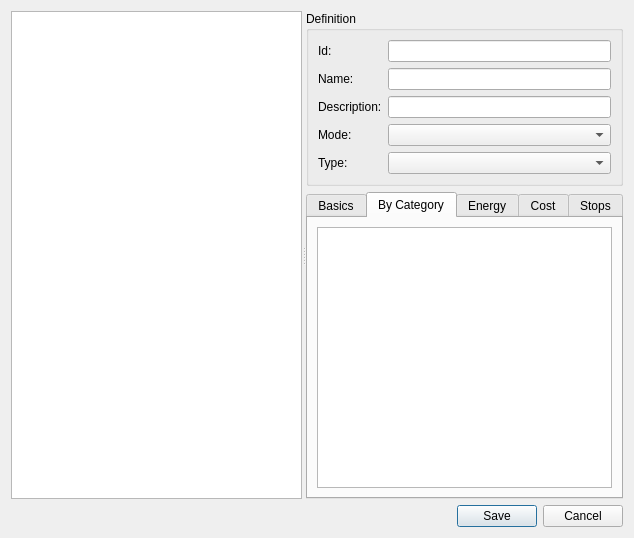
<?xml version="1.0" encoding="UTF-8"?>
<ui version="4.0">
 <class>Dialog</class>
 <widget class="QDialog" name="Dialog">
  <property name="geometry">
   <rect>
    <x>0</x>
    <y>0</y>
    <width>634</width>
    <height>496</height>
   </rect>
  </property>
  <property name="windowTitle">
   <string>Add new operator</string>
  </property>
  <layout class="QVBoxLayout" name="verticalLayout_2">
   <item>
    <widget class="QSplitter" name="splitter">
     <property name="orientation">
      <enum>Qt::Horizontal</enum>
     </property>
     <widget class="QTreeView" name="scenarios_tree"/>
     <widget class="QWidget" name="layoutWidget">
      <layout class="QVBoxLayout" name="verticalLayout">
       <item>
        <widget class="QGroupBox" name="groupBox_2">
         <property name="title">
          <string>Definition</string>
         </property>
         <layout class="QHBoxLayout" name="horizontalLayout_3">
          <item>
           <layout class="QFormLayout" name="formLayout_7">
            <item row="0" column="0">
             <widget class="QLabel" name="label">
              <property name="text">
               <string>Id:</string>
              </property>
             </widget>
            </item>
            <item row="0" column="1">
             <widget class="QLineEdit" name="id"/>
            </item>
            <item row="1" column="0">
             <widget class="QLabel" name="label_2">
              <property name="text">
               <string>Name:</string>
              </property>
             </widget>
            </item>
            <item row="1" column="1">
             <widget class="QLineEdit" name="name"/>
            </item>
            <item row="2" column="0">
             <widget class="QLabel" name="label_3">
              <property name="text">
               <string>Description:</string>
              </property>
             </widget>
            </item>
            <item row="2" column="1">
             <widget class="QLineEdit" name="description"/>
            </item>
            <item row="3" column="0">
             <widget class="QLabel" name="label_8">
              <property name="text">
               <string>Mode:</string>
              </property>
             </widget>
            </item>
            <item row="3" column="1">
             <widget class="QComboBox" name="cb_mode"/>
            </item>
            <item row="4" column="0">
             <widget class="QLabel" name="label_9">
              <property name="text">
               <string>Type:</string>
              </property>
             </widget>
            </item>
            <item row="4" column="1">
             <widget class="QComboBox" name="cb_type"/>
            </item>
           </layout>
          </item>
         </layout>
        </widget>
       </item>
       <item>
        <widget class="QTabWidget" name="stops">
         <property name="currentIndex">
          <number>1</number>
         </property>
         <widget class="QWidget" name="tab">
          <attribute name="title">
           <string>Basics</string>
          </attribute>
          <layout class="QVBoxLayout" name="verticalLayout_7">
           <item>
            <widget class="QGroupBox" name="groupBox">
             <property name="title">
              <string>Data</string>
             </property>
             <layout class="QVBoxLayout" name="verticalLayout_3">
              <item>
               <layout class="QFormLayout" name="formLayout_3">
                <item row="0" column="1">
                 <widget class="QLineEdit" name="basics_modal_constant"/>
                </item>
                <item row="1" column="1">
                 <widget class="QLineEdit" name="basics_path_asc"/>
                </item>
                <item row="1" column="0">
                 <widget class="QLabel" name="label_4">
                  <property name="text">
                   <string>Path ASC:</string>
                  </property>
                 </widget>
                </item>
                <item row="0" column="0">
                 <widget class="QLabel" name="label_5">
                  <property name="text">
                   <string>Modal Constant</string>
                  </property>
                 </widget>
                </item>
                <item row="2" column="1">
                 <widget class="QLineEdit" name="basics_occupency"/>
                </item>
                <item row="2" column="0">
                 <widget class="QLabel" name="label_6">
                  <property name="text">
                   <string>Occupency:</string>
                  </property>
                 </widget>
                </item>
                <item row="3" column="1">
                 <widget class="QLineEdit" name="basics_time_factor"/>
                </item>
                <item row="3" column="0">
                 <widget class="QLabel" name="label_7">
                  <property name="text">
                   <string>Time Factor:</string>
                  </property>
                 </widget>
                </item>
                <item row="4" column="0">
                 <widget class="QLabel" name="label_10">
                  <property name="text">
                   <string>Fixed Waiting Time</string>
                  </property>
                 </widget>
                </item>
                <item row="5" column="0">
                 <widget class="QLabel" name="label_11">
                  <property name="text">
                   <string>Boarding tariff</string>
                  </property>
                 </widget>
                </item>
                <item row="6" column="0">
                 <widget class="QLabel" name="label_15">
                  <property name="text">
                   <string>Distance tariff</string>
                  </property>
                 </widget>
                </item>
                <item row="7" column="0">
                 <widget class="QLabel" name="label_16">
                  <property name="text">
                   <string>Time Tariff</string>
                  </property>
                 </widget>
                </item>
                <item row="4" column="1">
                 <widget class="QLineEdit" name="basics_fixed_wating_factor"/>
                </item>
                <item row="5" column="1">
                 <widget class="QLineEdit" name="basics_boarding_tariff"/>
                </item>
                <item row="6" column="1">
                 <widget class="QLineEdit" name="basics_distance_tariff"/>
                </item>
                <item row="7" column="1">
                 <widget class="QLineEdit" name="basics_time_tariff"/>
                </item>
               </layout>
              </item>
             </layout>
            </widget>
           </item>
          </layout>
         </widget>
         <widget class="QWidget" name="tab_2">
          <attribute name="title">
           <string>By Category</string>
          </attribute>
          <layout class="QVBoxLayout" name="verticalLayout_6">
           <item>
            <widget class="QTableWidget" name="by_category_table"/>
           </item>
          </layout>
         </widget>
         <widget class="QWidget" name="tab_3">
          <attribute name="title">
           <string>Energy</string>
          </attribute>
          <layout class="QHBoxLayout" name="horizontalLayout">
           <item>
            <layout class="QFormLayout" name="formLayout">
             <item row="0" column="0">
              <widget class="QLabel" name="label_12">
               <property name="text">
                <string>Energy Min:</string>
               </property>
              </widget>
             </item>
             <item row="1" column="0">
              <widget class="QLabel" name="label_13">
               <property name="text">
                <string>Energy Max:</string>
               </property>
              </widget>
             </item>
             <item row="2" column="0">
              <widget class="QLabel" name="label_14">
               <property name="text">
                <string>Energy Slope:</string>
               </property>
              </widget>
             </item>
             <item row="3" column="0">
              <widget class="QLabel" name="label_17">
               <property name="text">
                <string>Energy Cost:</string>
               </property>
              </widget>
             </item>
             <item row="0" column="1">
              <widget class="QLineEdit" name="energy_min"/>
             </item>
             <item row="1" column="1">
              <widget class="QLineEdit" name="energy_max"/>
             </item>
             <item row="2" column="1">
              <widget class="QLineEdit" name="energy_slope"/>
             </item>
             <item row="3" column="1">
              <widget class="QLineEdit" name="energy_cost"/>
             </item>
            </layout>
           </item>
          </layout>
         </widget>
         <widget class="QWidget" name="tab_4">
          <attribute name="title">
           <string>Cost</string>
          </attribute>
          <layout class="QHBoxLayout" name="horizontalLayout_2">
           <item>
            <layout class="QFormLayout" name="formLayout_2">
             <item row="0" column="0">
              <widget class="QLabel" name="label_18">
               <property name="text">
                <string>Time Operation Cost</string>
               </property>
              </widget>
             </item>
             <item row="1" column="0">
              <widget class="QLabel" name="label_19">
               <property name="text">
                <string>% Cost Paid By user</string>
               </property>
              </widget>
             </item>
             <item row="0" column="1">
              <widget class="QLineEdit" name="cost_time_operation"/>
             </item>
             <item row="1" column="1">
              <widget class="QLineEdit" name="cost_porc_paid_by_user"/>
             </item>
            </layout>
           </item>
          </layout>
         </widget>
         <widget class="QWidget" name="tab_5">
          <attribute name="title">
           <string>Stops</string>
          </attribute>
          <layout class="QHBoxLayout" name="horizontalLayout_4">
           <item>
            <layout class="QFormLayout" name="formLayout_4">
             <item row="0" column="0">
              <widget class="QLabel" name="label_20">
               <property name="text">
                <string>Min Stop Time</string>
               </property>
              </widget>
             </item>
             <item row="1" column="0">
              <widget class="QLabel" name="label_21">
               <property name="text">
                <string>Unit Boarding Time</string>
               </property>
              </widget>
             </item>
             <item row="2" column="0">
              <widget class="QLabel" name="label_22">
               <property name="text">
                <string>Unit Alight Time</string>
               </property>
              </widget>
             </item>
             <item row="0" column="1">
              <widget class="QLineEdit" name="stops_min_stop_time"/>
             </item>
             <item row="1" column="1">
              <widget class="QLineEdit" name="stops_unit_boarding_time"/>
             </item>
             <item row="2" column="1">
              <widget class="QLineEdit" name="stops_unit_alight_time"/>
             </item>
            </layout>
           </item>
          </layout>
         </widget>
        </widget>
       </item>
      </layout>
     </widget>
    </widget>
   </item>
   <item>
    <widget class="QDialogButtonBox" name="buttonBox">
     <property name="orientation">
      <enum>Qt::Horizontal</enum>
     </property>
     <property name="standardButtons">
      <set>QDialogButtonBox::Cancel|QDialogButtonBox::Save</set>
     </property>
    </widget>
   </item>
  </layout>
 </widget>
 <tabstops>
  <tabstop>buttonBox</tabstop>
 </tabstops>
 <resources/>
 <connections>
  <connection>
   <sender>buttonBox</sender>
   <signal>rejected()</signal>
   <receiver>Dialog</receiver>
   <slot>reject()</slot>
   <hints>
    <hint type="sourcelabel">
     <x>317</x>
     <y>496</y>
    </hint>
    <hint type="destinationlabel">
     <x>286</x>
     <y>274</y>
    </hint>
   </hints>
  </connection>
 </connections>
</ui>
